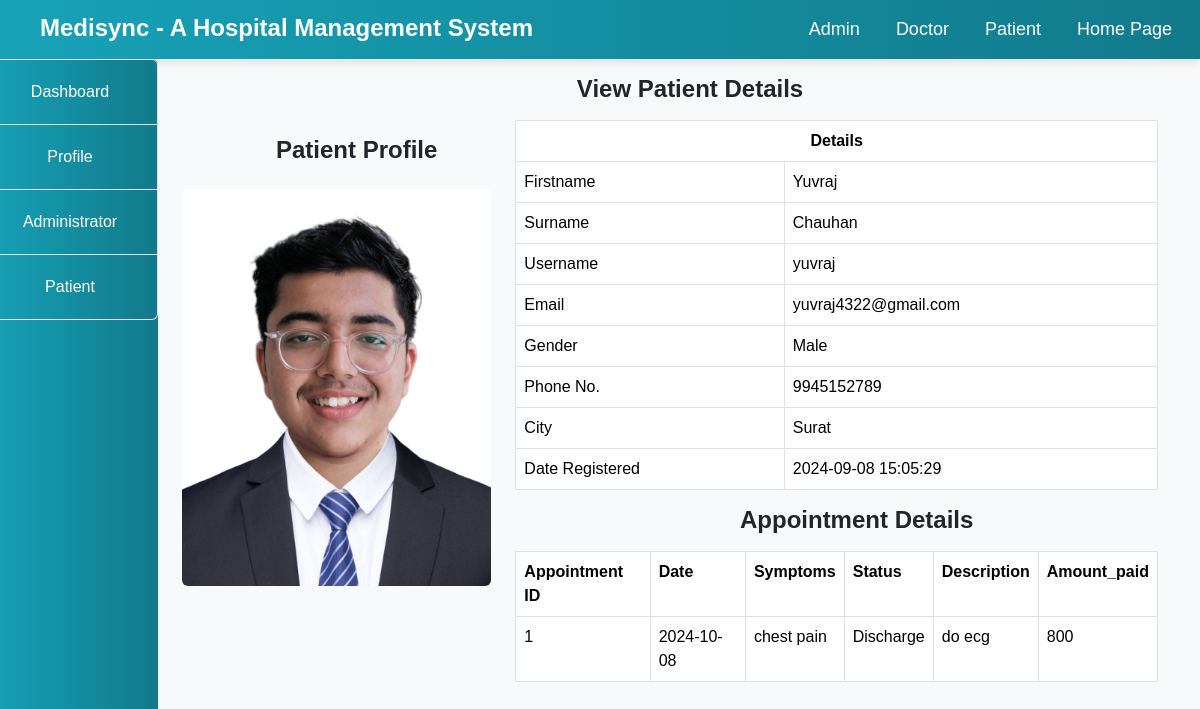
Page /Hospital/admin/view.php?id=1 on the earlier database version.
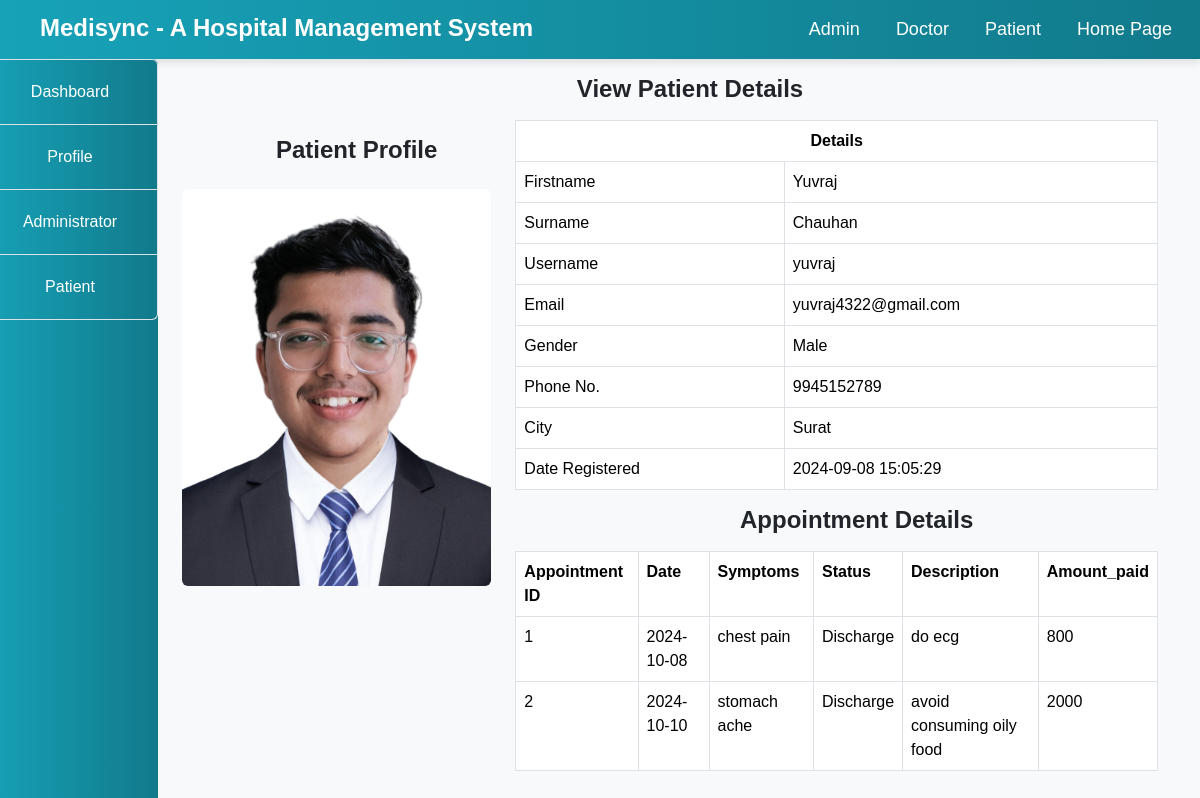
Same page on the later database version.
### tables this page shows
CREATE TABLE `appointment` (
  `id` int(100) NOT NULL,
  `firstname` varchar(100) NOT NULL,
  `surname` varchar(100) NOT NULL,
  `gender` varchar(100) NOT NULL,
  `phone` varchar(100) NOT NULL,
  `doctor_id` varchar(100) NOT NULL,
  `appointment_date` varchar(100) NOT NULL,
  `symptoms` varchar(100) NOT NULL,
  `status` varchar(100) NOT NULL,
  `date_booked` varchar(100) NOT NULL,
  `patient_id` int(100) NOT NULL,
  `description` varchar(100) DEFAULT NULL,
  `amount_paid` int(10) DEFAULT NULL
);

### Hospital/admin/view.php (the view, shortened to what the changed rows need)
<!DOCTYPE html>
<html lang="en">
<head>
    <link href="https://cdn.jsdelivr.net/npm/bootstrap@5.3.0/dist/css/bootstrap.min.css" rel="stylesheet">
</head>
<body>
    <?php
    include("../include/header.php");
    include("../include/connection.php");
    ?>
    <div class="container-fluid">
        <div class="col-md-12">
            <div class="row">
                    <?php include("sidenav.php"); ?>
                <div class="col-md-10">
                    <?php
                    if (isset($_GET['id'])) {
                        $id = $_GET['id'];
                        $appointment_query = "SELECT * FROM appointment WHERE patient_id = '$id'";
                        $appointment_res = mysqli_query($connect, $appointment_query);
                    }
                    ?>
                    <div class="row">
                        <div class="col-md-8">
                            <table class="table table-bordered">
                                <tr>
                                    <th class="text-center" colspan="2">Details</th>
                                </tr>
                            </table>
                            <table class="table table-bordered">
                                <tr>
                                    <th>Appointment ID</th>
                                    <th>Date</th>
                                    <th>Symptoms</th>
                                    <th>Status</th>
                                    <th>Description</th>
                                    <th>Amount_paid</th>
                                </tr>
                                <?php
                                if (mysqli_num_rows($appointment_res) > 0) {
                                    while ($appointment = mysqli_fetch_array($appointment_res)) {
                                        echo "<tr>";
                                        echo "<td>" . $appointment['id'] . "</td>";
                                        echo "<td>" . $appointment['appointment_date'] . "</td>";
                                        echo "<td>" . $appointment['symptoms'] . "</td>";
                                        echo "<td>" . $appointment['status'] . "</td>";
                                        echo "<td>" . $appointment['description'] . "</td>";
                                        echo "<td>" . $appointment['amount_paid'] . "</td>";
                                        echo "</tr>";
                                    }
                                } else {
                                    echo "<tr><td colspan='4' class='text-center'>No appointments found for this patient.</td></tr>";
                                }
                                ?>
                            </table>
                        </div>
                    </div>
                </div>
            </div>
        </div>
    </div>
</body>
</html>

Differences in the rows shown:
added appointment: id "2", appointment_date "2024-10-10", symptoms "stomach ache", status "Discharge", description "avoid consuming oily food", amount_paid "2000"
